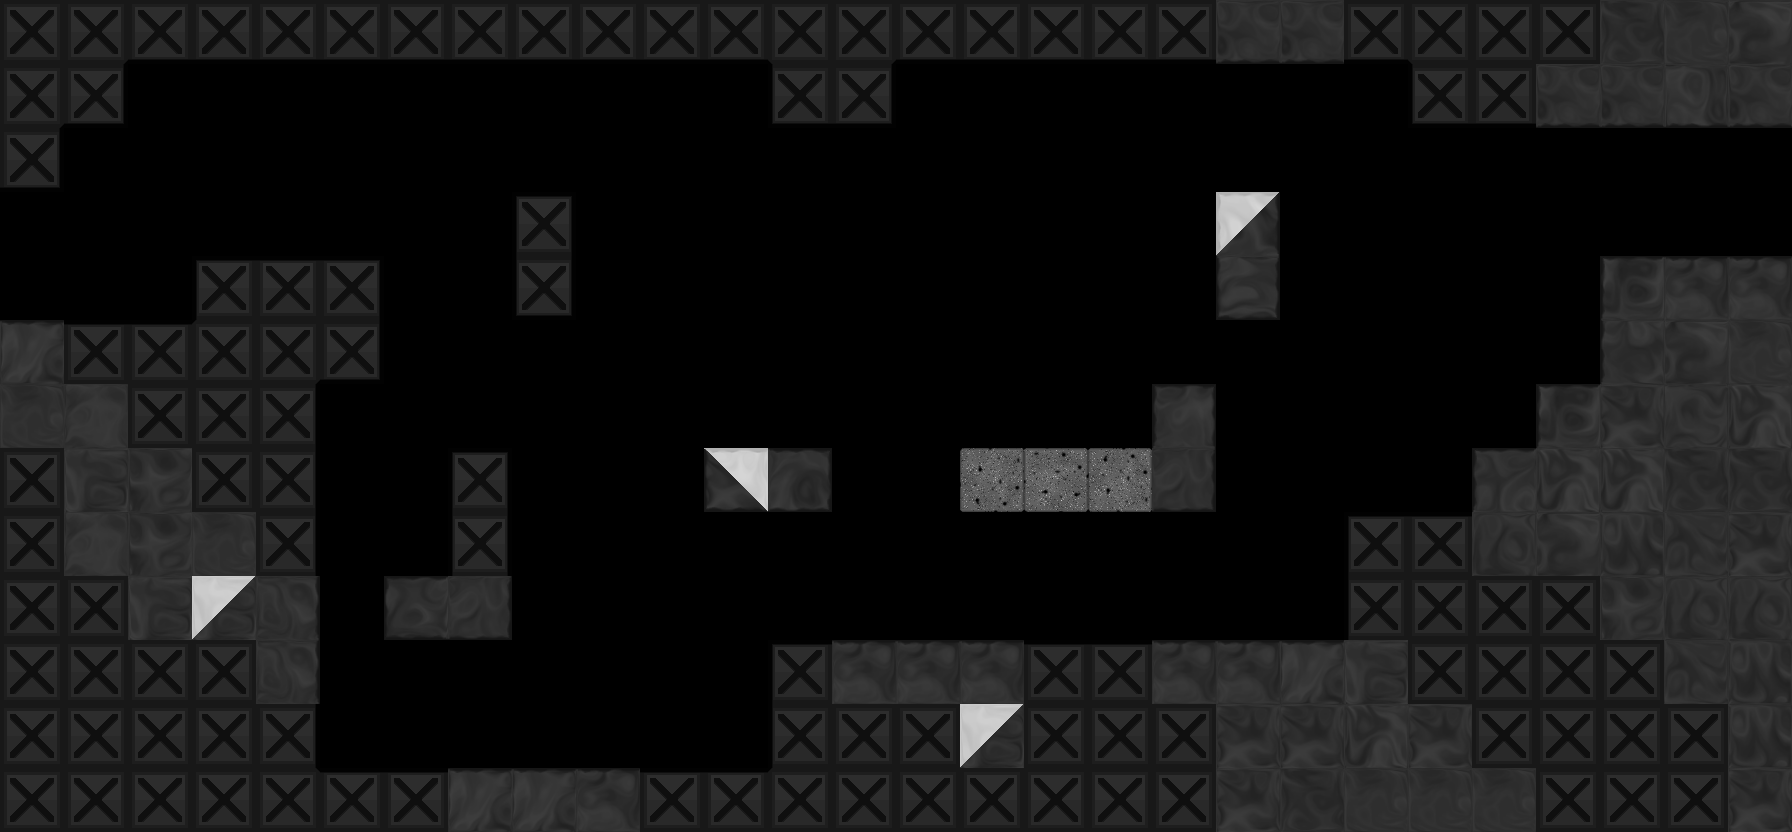

A level layout from a 2D game, rendered from its tile map. Below: a short description, then the map file with its tile-grid data intact:
An orthogonal 28x13 tile map with 64x64 px tiles, 2 tile layers (backTile, tile), 6 tilesets and 3 objects (2x Exit, EyebotBlue).

<map version="1.0" orientation="orthogonal" width="28" height="13" tilewidth="64" tileheight="64">
 <properties>
  <property name="bg" value="bg2" />
  <property name="bgParallaxX" value=".6" />
  <property name="bgParallaxY" value=".6" />
  <property name="music" value="level_blue" />
 </properties>
 <tileset firstgid="1" source="tiles/black_tiles.tsx" />
 <tileset firstgid="50" source="tiles/white_tiles.tsx" />
 <tileset firstgid="99" source="tiles/mixed_tiles.tsx" />
 <tileset firstgid="211" source="tiles/glass_tiles.tsx" />
 <tileset firstgid="260" source="tiles/black_indestructable.tsx" />
 <tileset firstgid="310" source="tiles/sand_tiles.tsx" />
 <layer name="backTile" width="28" height="13" opacity="0.43">
  <data encoding="csv">
0,0,0,0,0,0,0,0,0,0,0,0,0,0,0,0,0,0,0,0,0,0,0,0,0,0,0,0,
0,0,0,0,0,0,0,0,0,0,0,0,0,0,0,0,0,0,0,0,0,0,0,0,0,0,0,0,
0,0,0,0,0,0,0,0,0,0,0,0,0,0,0,0,0,0,0,0,0,0,0,0,0,0,0,0,
0,0,0,0,0,0,0,0,0,0,0,0,0,0,0,0,0,0,0,0,0,0,0,0,0,0,0,0,
0,0,0,0,0,0,0,0,0,0,0,0,0,0,0,0,0,0,0,0,0,0,0,0,0,0,0,0,
0,0,0,0,0,0,0,0,0,0,0,0,0,0,0,0,0,0,0,0,0,0,0,0,0,0,0,0,
0,0,0,0,0,0,0,0,0,0,0,0,0,0,0,0,0,0,0,0,0,0,0,0,0,0,0,0,
0,0,0,0,0,0,0,0,0,0,0,0,0,0,0,0,0,0,0,0,0,0,0,0,0,0,0,0,
0,0,0,0,0,0,0,0,0,0,0,0,0,0,0,0,0,0,0,0,0,0,0,0,0,0,0,0,
0,0,0,0,0,0,0,0,0,0,0,0,0,0,0,0,0,0,0,0,0,0,0,0,0,0,0,0,
0,0,0,0,0,0,0,0,0,0,0,0,0,0,0,0,0,0,0,0,0,0,0,0,0,0,0,0,
0,0,0,0,0,0,0,0,0,0,0,0,0,0,0,0,0,0,0,0,0,0,0,0,0,0,0,0,
0,0,0,0,0,0,0,0,0,0,0,0,0,0,0,0,0,0,0,0,0,0,0,0,0,0,0,0
</data>
 </layer>
 <objectgroup name="obj" width="28" height="13">
  <object type="EyebotBlue" x="800" y="224" width="64" height="64">
   <ellipse />
  </object>
 </objectgroup>
 <layer name="tile" width="28" height="13">
  <data encoding="csv">
261,263,276,276,276,276,276,276,276,276,276,276,264,263,276,276,276,276,276,31,31,276,264,262,262,35,7,49,
263,277,0,0,0,0,0,0,0,0,0,0,275,277,0,0,0,0,0,0,0,0,275,276,31,31,38,31,
277,0,0,0,0,0,0,0,0,0,0,0,0,0,0,0,0,0,0,0,0,0,0,0,0,0,0,0,
0,0,0,0,0,0,0,0,273,0,0,0,0,0,0,0,0,0,0,177,0,0,0,0,0,0,0,0,
0,0,0,265,266,267,0,0,279,0,0,0,0,0,0,0,0,0,0,47,0,0,0,0,0,9,17,17,
10,266,266,269,263,277,0,0,0,0,0,0,0,0,0,0,0,0,0,0,0,0,0,0,0,23,49,7,
7,6,260,261,272,0,0,0,0,0,0,0,0,0,0,0,0,0,33,0,0,0,0,0,9,3,21,1,
262,2,5,260,272,0,0,273,0,0,0,199,40,0,0,311,310,315,32,0,0,0,0,16,1,1,35,35,
261,6,5,7,272,0,0,284,0,0,0,0,0,0,0,0,0,0,0,0,0,265,266,28,49,4,14,3,
260,262,2,100,25,0,46,32,0,0,0,0,0,0,0,0,0,0,0,0,0,270,260,260,261,5,28,28,
260,261,261,261,25,0,0,0,0,0,0,0,265,17,17,17,266,266,17,17,10,2,260,260,261,262,14,4,
260,262,262,261,272,0,0,0,0,0,0,0,270,260,260,100,262,260,262,3,3,1,3,262,261,261,260,4,
262,260,261,262,268,266,266,10,10,17,266,266,269,262,261,260,261,261,261,3,35,7,7,7,262,262,260,3
</data>
 </layer>
 <objectgroup name="front" width="28" height="13">
  <object type="Exit" x="0" y="192" width="64" height="128">
   <properties>
    <property name="mapTo" value="reflectOffDoor" />
   </properties>
  </object>
  <object type="Exit" x="1728" y="128" width="64" height="128">
   <properties>
    <property name="mapTo" value="blueEyebot2" />
   </properties>
  </object>
 </objectgroup>
</map>
